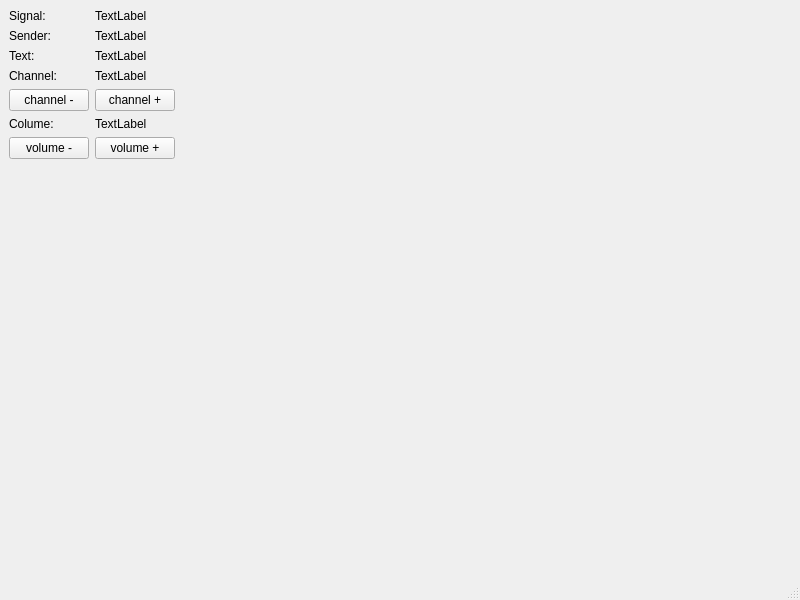
<?xml version="1.0" encoding="UTF-8"?>
<ui version="4.0">
 <class>cMainWindow</class>
 <widget class="QMainWindow" name="cMainWindow">
  <property name="geometry">
   <rect>
    <x>0</x>
    <y>0</y>
    <width>800</width>
    <height>600</height>
   </rect>
  </property>
  <property name="windowTitle">
   <string>cMainWindow</string>
  </property>
  <widget class="QWidget" name="centralwidget">
   <layout class="QGridLayout" name="gridLayout_2">
    <item row="0" column="0">
     <layout class="QGridLayout" name="gridLayout">
      <item row="2" column="0">
       <widget class="QLabel" name="label_4">
        <property name="text">
         <string>Text:</string>
        </property>
       </widget>
      </item>
      <item row="1" column="0">
       <widget class="QLabel" name="label_2">
        <property name="text">
         <string>Sender:</string>
        </property>
       </widget>
      </item>
      <item row="0" column="0">
       <widget class="QLabel" name="label">
        <property name="text">
         <string>Signal:</string>
        </property>
       </widget>
      </item>
      <item row="5" column="0">
       <widget class="QLabel" name="label_6">
        <property name="text">
         <string>Colume:</string>
        </property>
       </widget>
      </item>
      <item row="5" column="1">
       <widget class="QLabel" name="m_volume">
        <property name="text">
         <string>TextLabel</string>
        </property>
       </widget>
      </item>
      <item row="3" column="0">
       <widget class="QLabel" name="label_3">
        <property name="text">
         <string>Channel:</string>
        </property>
       </widget>
      </item>
      <item row="4" column="0">
       <widget class="QPushButton" name="m_channelDown">
        <property name="text">
         <string>channel -</string>
        </property>
       </widget>
      </item>
      <item row="3" column="1">
       <widget class="QLabel" name="m_channel">
        <property name="text">
         <string>TextLabel</string>
        </property>
       </widget>
      </item>
      <item row="2" column="1">
       <widget class="QLabel" name="m_text">
        <property name="text">
         <string>TextLabel</string>
        </property>
       </widget>
      </item>
      <item row="1" column="1">
       <widget class="QLabel" name="m_sender">
        <property name="text">
         <string>TextLabel</string>
        </property>
       </widget>
      </item>
      <item row="7" column="0">
       <spacer name="verticalSpacer">
        <property name="orientation">
         <enum>Qt::Vertical</enum>
        </property>
        <property name="sizeHint" stdset="0">
         <size>
          <width>20</width>
          <height>40</height>
         </size>
        </property>
       </spacer>
      </item>
      <item row="0" column="1">
       <widget class="QLabel" name="m_signalStrength">
        <property name="text">
         <string>TextLabel</string>
        </property>
       </widget>
      </item>
      <item row="4" column="1">
       <widget class="QPushButton" name="m_channelUp">
        <property name="text">
         <string>channel +</string>
        </property>
       </widget>
      </item>
      <item row="6" column="0">
       <widget class="QPushButton" name="m_volumeDown">
        <property name="text">
         <string>volume -</string>
        </property>
       </widget>
      </item>
      <item row="6" column="1">
       <widget class="QPushButton" name="m_volumeUp">
        <property name="text">
         <string>volume +</string>
        </property>
       </widget>
      </item>
     </layout>
    </item>
    <item row="0" column="1">
     <spacer name="horizontalSpacer">
      <property name="orientation">
       <enum>Qt::Horizontal</enum>
      </property>
      <property name="sizeHint" stdset="0">
       <size>
        <width>40</width>
        <height>20</height>
       </size>
      </property>
     </spacer>
    </item>
   </layout>
  </widget>
  <widget class="QMenuBar" name="menubar">
   <property name="geometry">
    <rect>
     <x>0</x>
     <y>0</y>
     <width>800</width>
     <height>22</height>
    </rect>
   </property>
  </widget>
  <widget class="QStatusBar" name="statusbar"/>
 </widget>
 <resources/>
 <connections/>
</ui>
